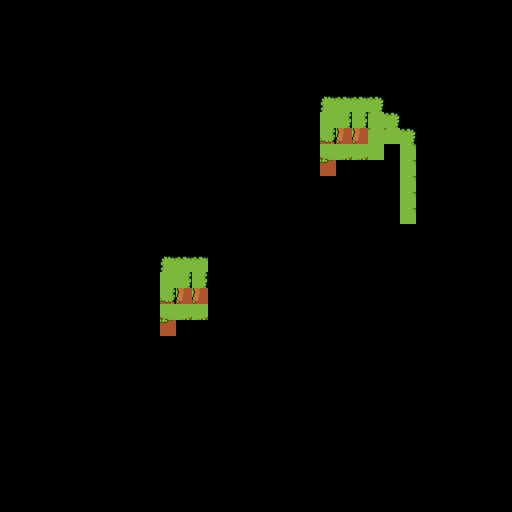

Rendered tile map (Tiled .tmx) drawn with the repository's tilesets; below, a short description and the full map source, tile grids included:
An orthogonal 32x32 tile map with 16x16 px tiles, 1 tile layer (Tile Layer 1), 8 tilesets.

<map version="1.4" tiledversion="1.4.0" orientation="orthogonal" renderorder="right-down" width="32" height="32" tilewidth="16" tileheight="16" infinite="0" nextlayerid="2" nextobjectid="1">
 <tileset firstgid="1" source="A1.tsx" />
 <tileset firstgid="901" source="A2.tsx" />
 <tileset firstgid="2895" source="B.tsx" />
 <tileset firstgid="3151" source="C.tsx" />
 <tileset firstgid="3407" source="D.tsx" />
 <tileset firstgid="3663" source="E.tsx" />
 <tileset firstgid="3843" source="Flowers.tsx" />
 <tileset firstgid="3939" source="Trees.tsx" />
 <layer id="1" name="Tile Layer 1" width="32" height="32">
  <data encoding="csv">
0,0,0,0,0,0,0,0,0,0,0,0,0,0,0,0,0,0,0,0,0,0,0,0,0,0,0,0,0,0,0,0,
0,0,0,0,0,0,0,0,0,0,0,0,0,0,0,0,0,0,0,0,0,0,0,0,0,0,0,0,0,0,0,0,
0,0,0,0,0,0,0,0,0,0,0,0,0,0,0,0,0,0,0,0,0,0,0,0,0,0,0,0,0,0,0,0,
0,0,0,0,0,0,0,0,0,0,0,0,0,0,0,0,0,0,0,0,0,0,0,0,0,0,0,0,0,0,0,0,
0,0,0,0,0,0,0,0,0,0,0,0,0,0,0,0,0,0,0,0,0,0,0,0,0,0,0,0,0,0,0,0,
0,0,0,0,0,0,0,0,0,0,0,0,0,0,0,0,0,0,0,0,0,0,0,0,0,0,0,0,0,0,0,0,
0,0,0,0,0,0,0,0,0,0,0,0,0,0,0,0,0,0,0,0,3407,3408,3408,3409,0,0,0,0,0,0,0,0,
0,0,0,0,0,0,0,0,0,0,0,0,0,0,0,0,0,0,0,0,3423,3424,3424,3426,3409,0,0,0,0,0,0,0,
0,0,0,0,0,0,0,0,0,0,0,0,0,0,0,0,0,0,0,0,3439,3440,3440,3426,3426,3409,0,0,0,0,0,0,
0,0,0,0,0,0,0,0,0,0,0,0,0,0,0,0,0,0,0,0,3455,3456,3456,3423,0,3425,0,0,0,0,0,0,
0,0,0,0,0,0,0,0,0,0,0,0,0,0,0,0,0,0,0,0,3471,3472,3472,0,0,3425,0,0,0,0,0,0,
0,0,0,0,0,0,0,0,0,0,0,0,0,0,0,0,0,0,0,0,0,0,0,0,0,3425,0,0,0,0,0,0,
0,0,0,0,0,0,0,0,0,0,0,0,0,0,0,0,0,0,0,0,0,0,0,0,0,3425,0,0,0,0,0,0,
0,0,0,0,0,0,0,0,0,0,0,0,0,0,0,0,0,0,0,0,0,0,0,0,0,3425,0,0,0,0,0,0,
0,0,0,0,0,0,0,0,0,0,0,0,0,0,0,0,0,0,0,0,0,0,0,0,0,0,0,0,0,0,0,0,
0,0,0,0,0,0,0,0,0,0,0,0,0,0,0,0,0,0,0,0,0,0,0,0,0,0,0,0,0,0,0,0,
0,0,0,0,0,0,0,0,0,0,3407,3408,3408,0,0,0,0,0,0,0,0,0,0,0,0,0,0,0,0,0,0,0,
0,0,0,0,0,0,0,0,0,0,3423,3424,3424,0,0,0,0,0,0,0,0,0,0,0,0,0,0,0,0,0,0,0,
0,0,0,0,0,0,0,0,0,0,3439,3440,3440,0,0,0,0,0,0,0,0,0,0,0,0,0,0,0,0,0,0,0,
0,0,0,0,0,0,0,0,0,0,3455,3456,3456,0,0,0,0,0,0,0,0,0,0,0,0,0,0,0,0,0,0,0,
0,0,0,0,0,0,0,0,0,0,3471,3472,3472,0,0,0,0,0,0,0,0,0,0,0,0,0,0,0,0,0,0,0,
0,0,0,0,0,0,0,0,0,0,0,0,0,0,0,0,0,0,0,0,0,0,0,0,0,0,0,0,0,0,0,0,
0,0,0,0,0,0,0,0,0,0,0,0,0,0,0,0,0,0,0,0,0,0,0,0,0,0,0,0,0,0,0,0,
0,0,0,0,0,0,0,0,0,0,0,0,0,0,0,0,0,0,0,0,0,0,0,0,0,0,0,0,0,0,0,0,
0,0,0,0,0,0,0,0,0,0,0,0,0,0,0,0,0,0,0,0,0,0,0,0,0,0,0,0,0,0,0,0,
0,0,0,0,0,0,0,0,0,0,0,0,0,0,0,0,0,0,0,0,0,0,0,0,0,0,0,0,0,0,0,0,
0,0,0,0,0,0,0,0,0,0,0,0,0,0,0,0,0,0,0,0,0,0,0,0,0,0,0,0,0,0,0,0,
0,0,0,0,0,0,0,0,0,0,0,0,0,0,0,0,0,0,0,0,0,0,0,0,0,0,0,0,0,0,0,0,
0,0,0,0,0,0,0,0,0,0,0,0,0,0,0,0,0,0,0,0,0,0,0,0,0,0,0,0,0,0,0,0,
0,0,0,0,0,0,0,0,0,0,0,0,0,0,0,0,0,0,0,0,0,0,0,0,0,0,0,0,0,0,0,0,
0,0,0,0,0,0,0,0,0,0,0,0,0,0,0,0,0,0,0,0,0,0,0,0,0,0,0,0,0,0,0,0,
0,0,0,0,0,0,0,0,0,0,0,0,0,0,0,0,0,0,0,0,0,0,0,0,0,0,0,0,0,0,0,0
</data>
 </layer>
</map>
